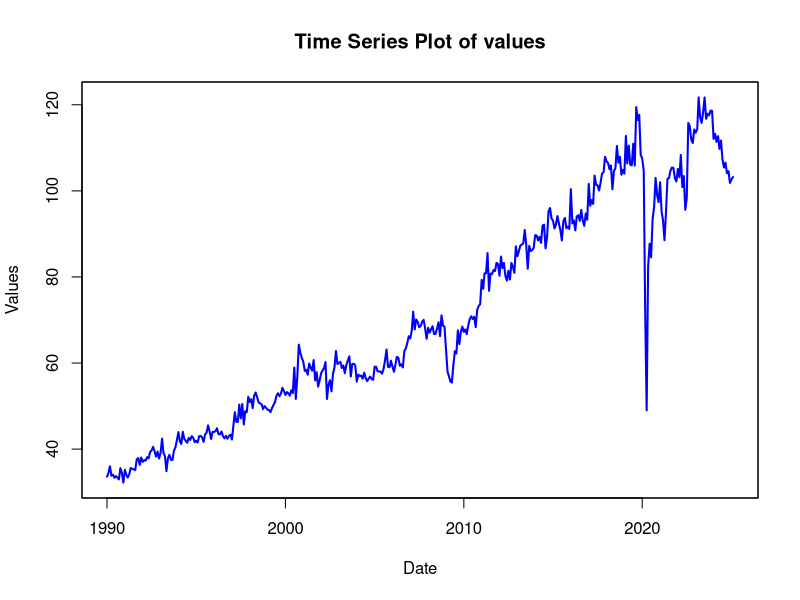
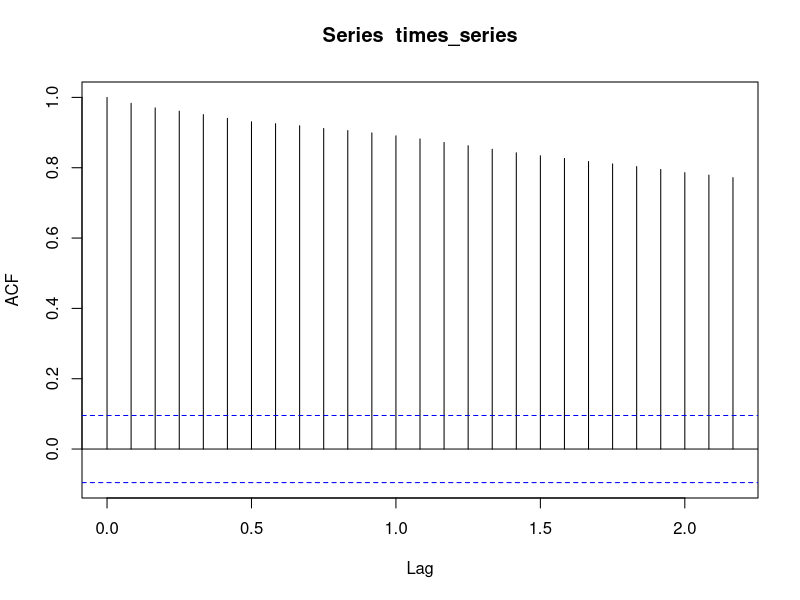
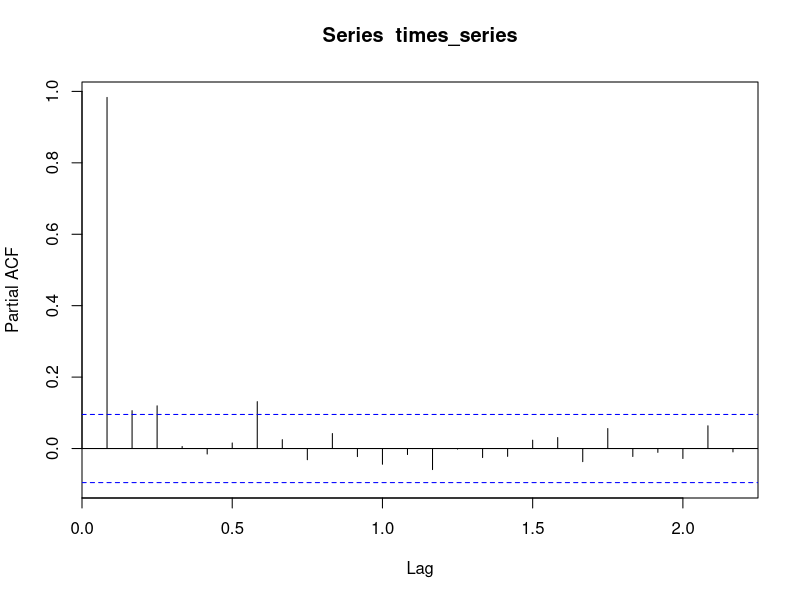
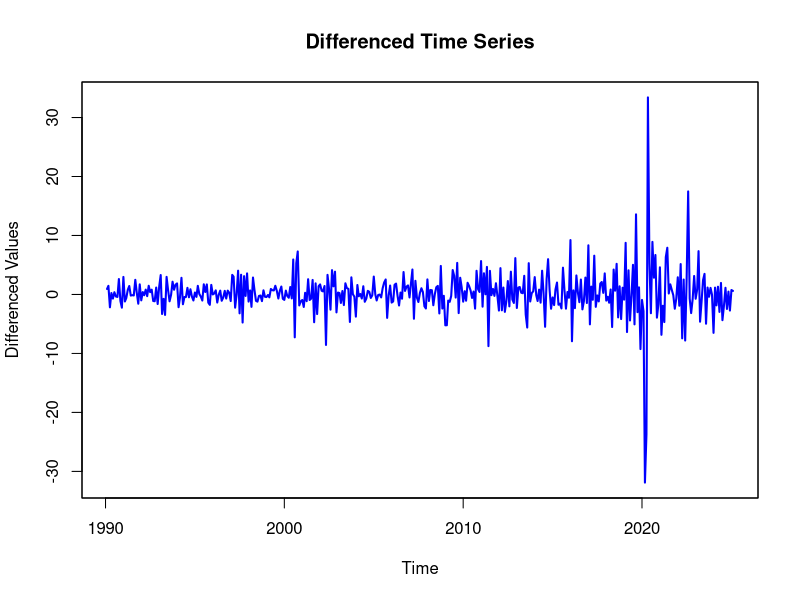
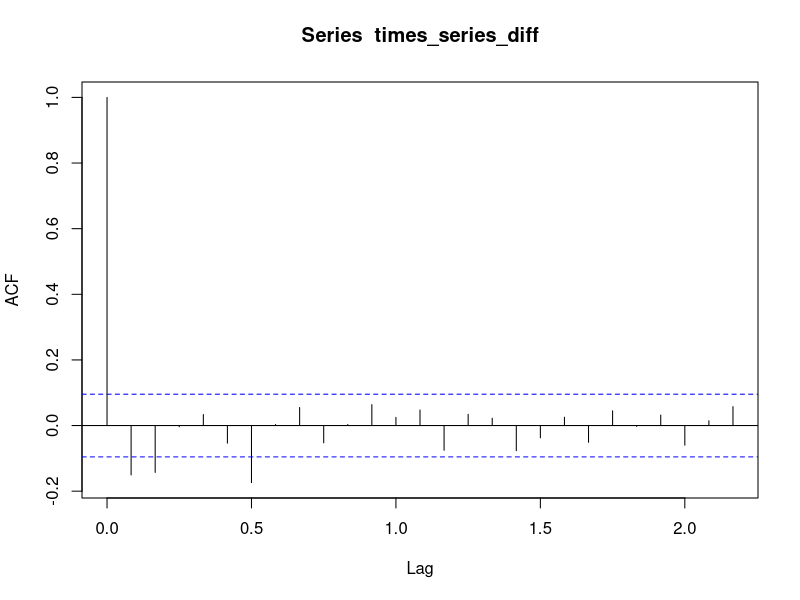
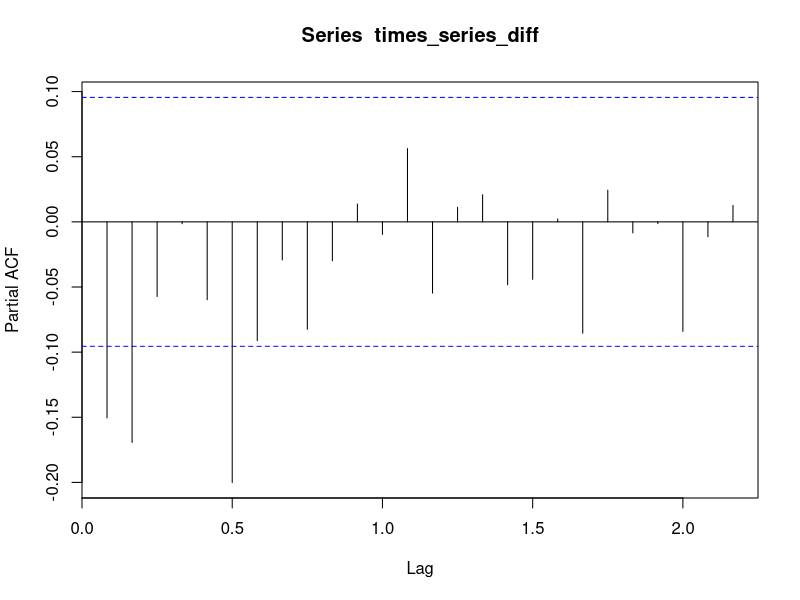
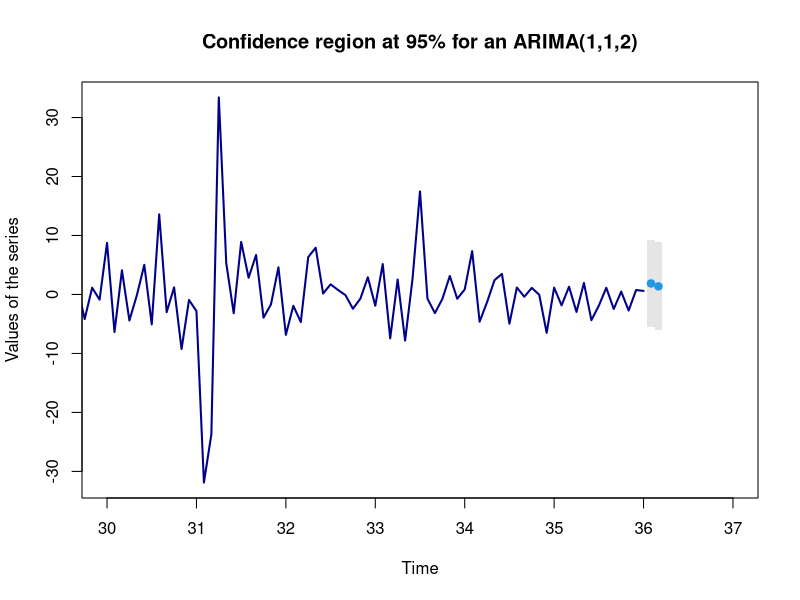

Reproduce these figures in R, in order.
## ---- chunk 1
library(zoo)
library(tseries)
library(urca)
library(forecast)
library(ggplot2)
library(reshape2)
library(forecast)
library(lmtest)
## ---- chunk 2
df <- read.csv("valeurs_mensuelles_parfum.csv", sep = ";", skip=3)
df <- df[, 1:2]
colnames(df) <- c("DATE", "VALUES")
head(df)
## ---- chunk 3
df$DATE <- as.Date(paste(df$DATE, "-01", sep=""), format="%Y-%m-%d")
time_series_zoo <- zoo(df$VALUES, order.by = df$DATE)
head(time_series_zoo)
## ---- chunk 4
plot(time_series_zoo, type = "l", col = "blue", lwd = 2, 
     xlab = "Date", ylab = "Values", 
     main = "Time Series Plot of values")
## ---- chunk 5
times_series=ts(time_series_zoo, frequency = 12)
head(times_series)
## ---- chunk 6
acf(times_series)
pacf(times_series)
## ---- chunk 7
time_series_zoo_diff <- diff(time_series_zoo)
plot(time_series_zoo_diff, type = "l", col = "blue", lwd = 2, 
     xlab = "Time", ylab = "Differenced Values", 
     main = "Differenced Time Series")
## ---- chunk 8
times_series_diff=ts(time_series_zoo_diff, frequency = 12)
acf(times_series_diff)
pacf(times_series_diff)
## ---- chunk 9
results <- data.frame(p = integer(), q = integer(), AIC = numeric(), BIC = numeric())

for (p in 0:2) {
  for (q in 0:2) {
    fit <- Arima(times_series_diff, order = c(p, 1, q))
    results <- rbind(results, data.frame(p = p, q = q, AIC = AIC(fit), BIC = BIC(fit)))
  }
}

results[order(results$BIC), ]

## ---- chunk 10
arima(times_series_diff,c(1,1,2))
## ---- chunk 11
fit <- Arima(times_series_diff, order = c(1, 1, 2))

Qtests <- function(residuals, k, fitdf = 3) {
  pvals <- apply(matrix(1:k), 1, FUN = function(l) {
    pval <- if (l <= fitdf) NA else Box.test(residuals, lag = l, type = "Ljung-Box", fitdf = fitdf)$p.value
    return(c("lag" = l, "pval" = pval))
  })
  return(t(pvals))
}

Qtests(residuals(fit), 24, fitdf = 3)

## ---- chunk 12
Qtests <- function(series, k, fitdf=0) {
  pvals <- apply(matrix(1:k), 1, FUN=function(l) {
    pval <- if (l<=fitdf) NA else Box.test(series, lag=l, type="Ljung-Box", fitdf=fitdf)$p.value
    return(c("lag"=l, "pval"=pval))
  })
  return(t(pvals))
}

p_values <- 0:2
q_values <- 0:2

results <- list()

for (p in p_values) {
  for (q in q_values) {
    fit <- Arima(times_series_diff, order=c(p, 1, q))
    lb_results <- Qtests(fit$residuals, k=24, fitdf=p+q) # Tester jusqu'à 24 lags
    model_name <- paste("ARIMA(", p, ",1,", q, ")", sep="")
    results[[model_name]] <- lb_results
  }
}
for (model_name in names(results)) {
  cat("\n", model_name, ":\n")
  print(results[[model_name]])
}

## ---- chunk 13
fit <- arima(times_series_diff, order = c(1, 1, 2))
forecast_values <- forecast(fit, h = 2)
plot(forecast_values, main = "Confidence region at 95% for an ARIMA(1,1,2)", xlim=c(30,37), col="darkblue",lwd=2,  flwd=1,shadecols = rgb(0.8, 0.8, 0.8, 0.5), ylab = "Values of the series",xlab = "Time")  
